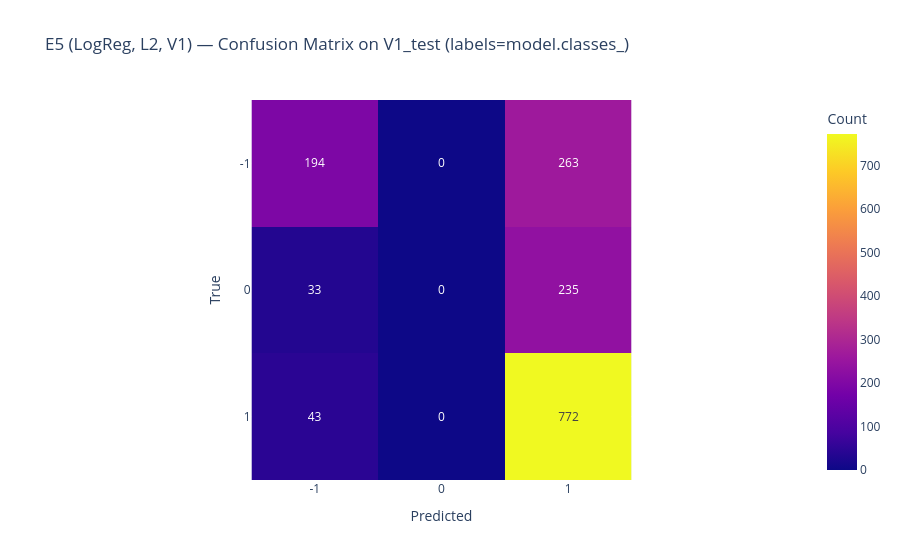

The cell this chart's notebook holds for it:
### Code cell
# W8.3.3 – E5 (LogReg, L2, V1): train-only scaling + fit + evaluation + diagnostics 

from pathlib import Path
import pandas as pd
import numpy as np

from sklearn.preprocessing import StandardScaler
from sklearn.linear_model import LogisticRegression
from sklearn.metrics import accuracy_score, f1_score, confusion_matrix

import plotly.express as px

pd.set_option("display.width", 140)
pd.set_option("display.max_columns", 80)


FEATURES_PATH = Path("../data/derived/mru_usd_features_all_week5.csv")
L2_PATH       = Path("../data/derived/mru_usd_labels_L2_ma10_50_h5.csv")

METRICS_OUT = Path("../results/tables/metrics_E5.csv")
PRED_DIR = Path("../results/predictions")
PRED_OUT = PRED_DIR / "predictions_E5_V1_test.csv"

if not FEATURES_PATH.exists() or not L2_PATH.exists():
    print("Not provable from provided evidence.")
    print(f"Exists features: {FEATURES_PATH.exists()} | Exists L2: {L2_PATH.exists()}")
    raise RuntimeError("STOP: missing input files")

if not METRICS_OUT.parent.exists():
    print("Not provable from provided evidence.")
    print(f"Missing metrics output directory: {METRICS_OUT.parent}")
    raise RuntimeError("STOP: missing metrics directory")

PRED_DIR.mkdir(parents=True, exist_ok=True)

features_df = pd.read_csv(FEATURES_PATH)
l2_df = pd.read_csv(L2_PATH)

JOIN_KEY = "date"
LABEL_COL = "y_L2"
F_CORE = ["f_r_lag1", "f_past_ret_5", "f_past_ret_20", "f_vol_10", "f_vol_30"]

for col in [JOIN_KEY]:
    if col not in features_df.columns or col not in l2_df.columns:
        print("Not provable from provided evidence.")
        raise RuntimeError("STOP: schema mismatch")

if LABEL_COL not in l2_df.columns:
    print("Not provable from provided evidence.")
    raise RuntimeError("STOP: schema mismatch")

for c in F_CORE:
    if c not in features_df.columns:
        print("Not provable from provided evidence.")
        raise RuntimeError("STOP: schema mismatch")

features_df["date"] = pd.to_datetime(features_df["date"], errors="coerce")
l2_df["date"] = pd.to_datetime(l2_df["date"], errors="coerce")

if features_df["date"].isna().any() or l2_df["date"].isna().any():
    print("Not provable from provided evidence.")
    raise RuntimeError("STOP: date parse failure")

# Join (one-to-one)
df = pd.merge(
    features_df.sort_values("date"),
    l2_df[["date", "y_L2"]].sort_values("date"),
    on="date",
    how="inner",
    validate="one_to_one"
).sort_values("date").reset_index(drop=True)

# V1 boundaries (locked)
V1_TRAIN_START = pd.Timestamp("2000-01-03")
V1_TRAIN_END   = pd.Timestamp("2015-12-31")
V1_VAL_START   = pd.Timestamp("2016-01-01")
V1_VAL_END     = pd.Timestamp("2019-12-31")
V1_TEST_START  = pd.Timestamp("2020-01-01")
V1_TEST_END    = pd.Timestamp("2025-11-25")

m_train = (df["date"] >= V1_TRAIN_START) & (df["date"] <= V1_TRAIN_END)
m_val   = (df["date"] >= V1_VAL_START) & (df["date"] <= V1_VAL_END)
m_test  = (df["date"] >= V1_TEST_START) & (df["date"] <= V1_TEST_END)

cols_to_check = F_CORE + [LABEL_COL]

def extract_clean(mask, name):
    subset = df.loc[mask, ["date"] + cols_to_check].copy()
    before = subset.shape[0]
    any_nan = subset[cols_to_check].isna().any(axis=1)
    dropped = int(any_nan.sum())
    subset = subset.loc[~any_nan].copy()
    after = subset.shape[0]

    print(f"\n--- {name} extraction (DROP any NaN in F_CORE ∪ {{y_L2}}) ---")
    print(f"rows before: {before} | dropped: {dropped} | after: {after}")
    if after == 0:
        print("Not provable from provided evidence.")
        print(f"{name} became empty after NaN filtering.")
        raise RuntimeError("STOP: empty segment")

    X = subset[F_CORE].to_numpy()
    y = subset["y_L2"].to_numpy()
    dates = subset["date"].copy()
    return X, y, dates

X_train, y_train, d_train = extract_clean(m_train, "TRAIN")
X_val,   y_val,   d_val   = extract_clean(m_val,   "VAL")
X_test,  y_test,  d_test  = extract_clean(m_test,  "TEST")

def cast_labels(y, name):
    y_ser = pd.Series(y)
    if y_ser.isna().any():
        print("Not provable from provided evidence.")
        print(f"{name} contains NaN labels after dropna; this should not happen.")
        raise RuntimeError("STOP: NaN labels remain")

    # check integral floats
    if np.issubdtype(y_ser.dtype, np.floating):
        if np.all(np.isclose(y_ser.values, np.round(y_ser.values))):
            return y_ser.round(0).astype(int).values
        else:
            print("Not provable from provided evidence.")
            print(f"{name} labels are non-integer floats; cannot safely cast.")
            raise RuntimeError("STOP: invalid label dtype")
    return y_ser.astype(int).values if np.issubdtype(y_ser.dtype, np.integer) else y_ser.values

y_train_i = cast_labels(y_train, "TRAIN")
y_val_i   = cast_labels(y_val,   "VAL")
y_test_i  = cast_labels(y_test,  "TEST")

print("TRAIN:", pd.Series(y_train_i).value_counts().sort_index().to_dict())
print("VAL  :", pd.Series(y_val_i).value_counts().sort_index().to_dict())
print("TEST :", pd.Series(y_test_i).value_counts().sort_index().to_dict())

scaler = StandardScaler()
X_train_s = scaler.fit_transform(X_train)
X_val_s   = scaler.transform(X_val)
X_test_s  = scaler.transform(X_test)

print("Scaler fit on TRAIN only: OK")
print(f"X_train_s mean (first 5 features): {np.mean(X_train_s, axis=0)[:5]}")
print(f"X_train_s std  (first 5 features): {np.std(X_train_s, axis=0)[:5]}")

model = LogisticRegression(
    C=1.0,
    penalty="l2",
    solver="lbfgs",
    multi_class="auto",
    max_iter=1000,
    class_weight=None,
)

model.fit(X_train_s, y_train_i)

classes = model.classes_
print(classes)

# Predict
pred_train = model.predict(X_train_s)
pred_val   = model.predict(X_val_s)
pred_test  = model.predict(X_test_s)

# Metrics
def metrics_block(y_true, y_pred, split_name):
    acc = accuracy_score(y_true, y_pred)
    f1m = f1_score(y_true, y_pred, average="macro")
    f1p = f1_score(y_true, y_pred, average=None, labels=classes)
    out = {
        "split": split_name,
        "accuracy": acc,
        "macro_f1": f1m,
    }
    # per-class f1 in classes_ order
    for c, v in zip(classes, f1p):
        out[f"f1_class_{c}"] = v
    return out

rows = []
rows.append(metrics_block(y_train_i, pred_train, "V1_train"))
rows.append(metrics_block(y_val_i,   pred_val,   "V1_val"))
rows.append(metrics_block(y_test_i,  pred_test,  "V1_test"))

metrics_df = pd.DataFrame(rows)
print(metrics_df.to_string(index=False))

# Confusion matrix (TEST)
cm = confusion_matrix(y_test_i, pred_test, labels=classes)
cm_df = pd.DataFrame(cm, index=[f"true_{c}" for c in classes], columns=[f"pred_{c}" for c in classes])

print(cm_df.to_string())

cm_long = cm_df.reset_index().melt(id_vars="index", var_name="pred", value_name="count")
fig_cm = px.imshow(
    cm,
    x=[str(c) for c in classes],
    y=[str(c) for c in classes],
    text_auto=True,
    title="E5 (LogReg, L2, V1) — Confusion Matrix on V1_test (labels=model.classes_)",
    labels=dict(x="Predicted", y="True", color="Count"),
)
fig_cm.show()

metrics_df.to_csv(METRICS_OUT, index=False)
print(f"\n[WRITE] metrics saved: {METRICS_OUT}")

pred_out_df = pd.DataFrame({
    "date": d_test.values,
    "y_true": y_test_i,
    "y_pred": pred_test,
})
pred_out_df.to_csv(PRED_OUT, index=False)
print(f"[WRITE] predictions saved: {PRED_OUT}")

### Figure 1 — Plotly figure (JSON) as saved in the notebook; plotly's stock layout.template omitted (floating-point values rounded to 4 significant figures)
{"data": [{"coloraxis": "coloraxis", "hovertemplate": "Predicted: %{x}<br>True: %{y}<br>Count: %{z}<extra></extra>", "name": "0", "texttemplate": "%{z}", "type": "heatmap", "x": ["-1", "0", "1"], "xaxis": "x", "y": ["-1", "0", "1"], "yaxis": "y", "z": [[194, 0, 263], [33, 0, 235], [43, 0, 772]]}], "layout": {"coloraxis": {"colorbar": {"title": {"text": "Count"}}, "colorscale": [[0, "#0d0887"], [0.1111, "#46039f"], [0.2222, "#7201a8"], [0.3333, "#9c179e"], [0.4444, "#bd3786"], [0.5556, "#d8576b"], [0.6667, "#ed7953"], [0.7778, "#fb9f3a"], [0.8889, "#fdca26"], [1, "#f0f921"]]}, "title": {"text": "E5 (LogReg, L2, V1) — Confusion Matrix on V1_test (labels=model.classes_)"}, "xaxis": {"anchor": "y", "constrain": "domain", "domain": [0, 1], "scaleanchor": "y", "title": {"text": "Predicted"}}, "yaxis": {"anchor": "x", "autorange": "reversed", "constrain": "domain", "domain": [0, 1], "title": {"text": "True"}}}}
